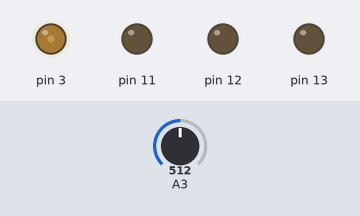
Simulated run of this sketch. Board: Arduino Uno, built with avr-gcc and run on an emulated ATmega328P. Shown: output pins drawn as LEDs (lit = HIGH). Inputs (shaded band) come from the test bench; at power-on: A3 = 512. What the sketch prints to the serial monitor is not drawn.

Above: at 1.3 s.
1.4 s: A3 set to 122
At 1.9 s:
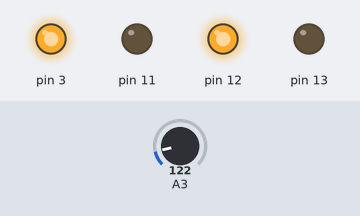
2.9 s: A3 set to 511
At 4.1 s:
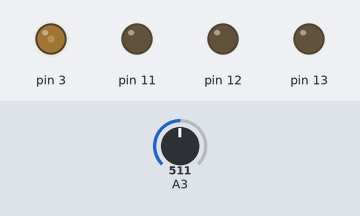
4.4 s: A3 set to 716
At 5.5 s:
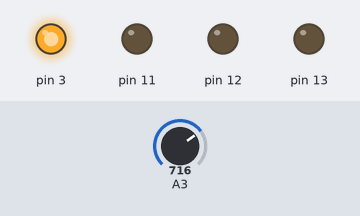
5.9 s: A3 set to 306
At 6.6 s:
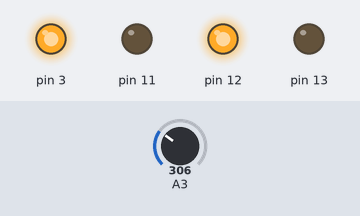
7.4 s: A3 set to 900
At 7.7 s:
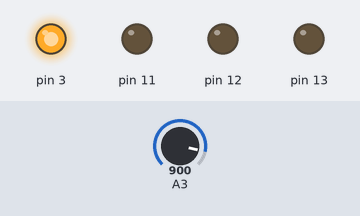
Timing chart, 0 to 9.9 s (numbered marks = the images above; inputs shaded):
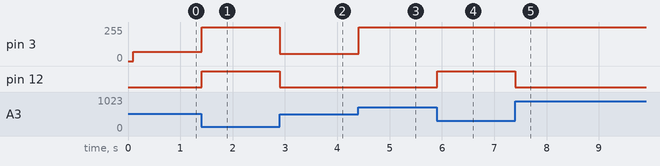

The sketch:

Motor.ino
```cpp
#include <TinkerKit.h>

#define MOTOR_RANGE 16
#define SENSOR_RANGE 10

class Motor {
public:
  Motor(int pinThrottle, int pinForward)
:
    pinThro(pinThrottle),
    pinForw(pinForward)
    {
      pinMode(pinThro,OUTPUT);
      pinMode(pinForw,OUTPUT);
    }

  void setThrottle(byte thro) const {
    analogWrite(pinThro, thro);
  }

  void setForward(boolean forw) const {
    digitalWrite(pinForw, forw?HIGH:LOW);
  }

  void setDirectedThrottle(int thro, int base) const {
    setForward(thro >= 0);

    int val = thro==0?0:min(abs(thro)+base,255);
    setThrottle(val);
  }

private:
  const byte pinThro;
  const byte pinForw;
};

class PDVars {
  public:
    PDVars(double Kpp, double Kdd)
    : Kp(Kpp), Kd(Kdd), error(0), dError(0), lastError(0)
    {}

    void computeErrors(double setPoint, double input){
      error = setPoint - input;
      dError = error - lastError;
      lastError = error;
    }

    double computeOutput(){
      return Kp*error + Kd*dError;
    }

    double Kp;
    double Kd;
    double error;
    double dError;
    double lastError;
};


const Motor left(11,13);
const Motor right(3,12);
PDVars pd(1, 0);
TKGyro gyro(A2, A3, TK_X1);

long lastSampleTime = 0;
double setAngle = 0;
double angle = 0;
double lastRate = 0;
double output = 0;
long rawRate = 0;
int beginning = 0;
double zeroOff=510;
long offSum=0;

int i = 0;

void setup() {
  Serial.begin(115200);
  delay(100);
  lastSampleTime = millis();
  lastRate = 0.0;

  right.setThrottle(0);
}

void loop() {
  long now = micros();
  long dt = now-lastSampleTime;
  if(dt >= 1000){
    lastSampleTime=now;
    rawRate = gyro.getYAxis();

    if(i<1000) {
      ++i;
      offSum += rawRate;
      zeroOff = 509;//(double)(offSum)/(double)i;
      angle = 0.0;
    } else {
      offSum += rawRate;
      offSum += (double)(rawRate)/double(i);
    }
 /*   if(i==100){
      for(int x=0 ; x<50 ; ++x)
        Serial.println("================ CALLIBRATED ===============");
      ++i;
    }
 */
    double rate = ((rawRate-zeroOff)*14633.0)/1000.0;
  //  angle += rate*((double)dt)/1000000.0;
    angle += ((rate+lastRate)*(double)dt)/2000000.0;
    lastRate = rate;

    pd.computeErrors(setAngle, rate);
    int thro = pd.computeOutput();

    Serial.print(zeroOff);
    Serial.print("     ");
    Serial.print(rawRate-zeroOff);
    Serial.print("     ");
    Serial.print(thro);
    Serial.print("     ");
    Serial.println(angle);

    right.setDirectedThrottle(thro,25);
   // int thro = (int)angle;
   // right.setForward(thro <= 0);
   // right.setThrottle(min(abs(thro)+50,255));

  }
//  right.setDirectedThrottle();
}
```

Measured:
- after the input at 1.4 s, pin 3: 68/255 → 255/255 at once; pin 12: LOW → HIGH at once
- after the input at 2.9 s, pin 3: 255/255 → 54/255 at once; pin 12: HIGH → LOW at once
- after the input at 4.4 s, pin 3: 54/255 → 255/255 at once
- after the input at 5.9 s, pin 12: LOW → HIGH at once
- after the input at 7.4 s, pin 12: HIGH → LOW at once
